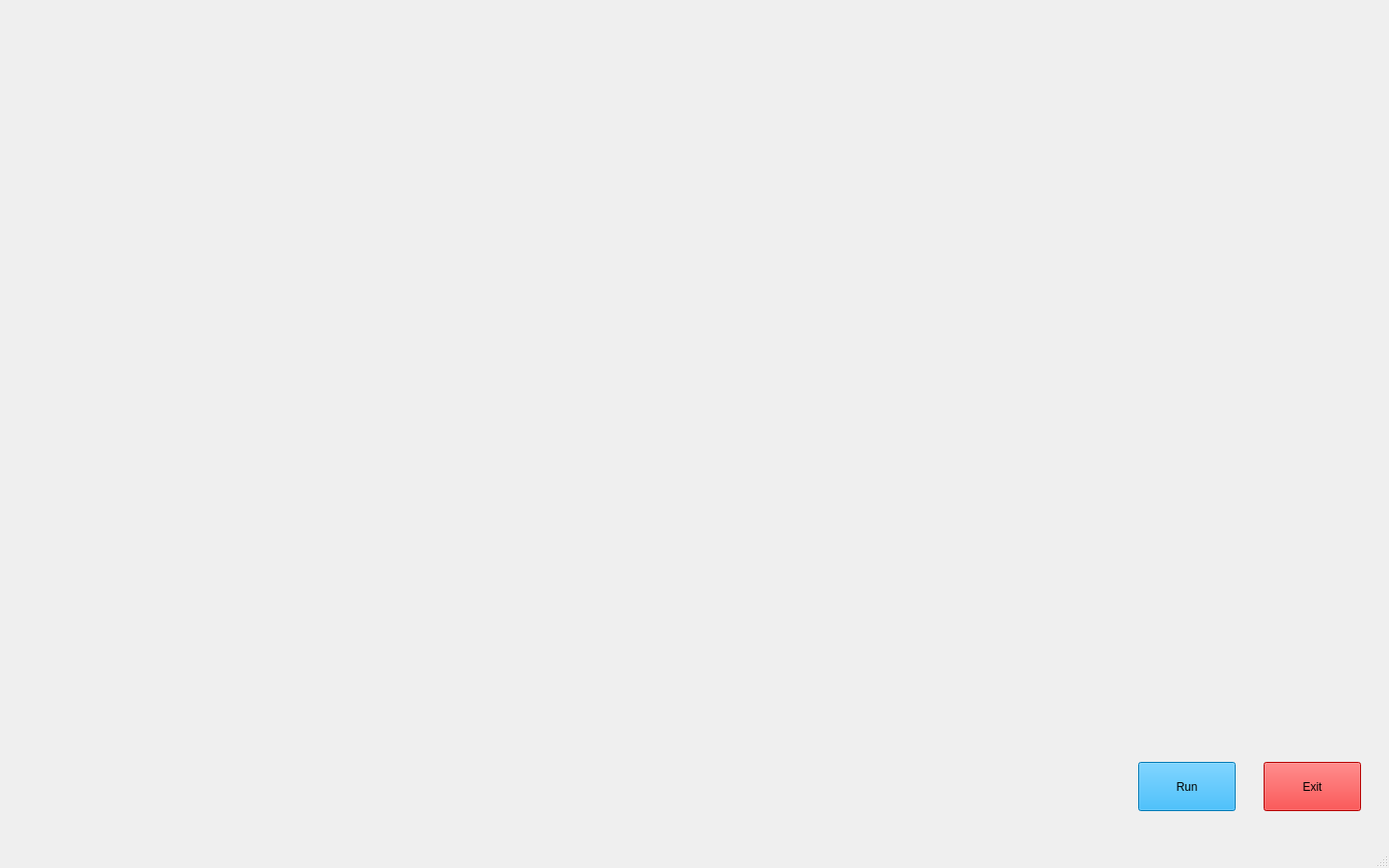
<?xml version="1.0" encoding="UTF-8"?>
<ui version="4.0">
 <class>MainWindow</class>
 <widget class="QMainWindow" name="MainWindow">
  <property name="geometry">
   <rect>
    <x>0</x>
    <y>0</y>
    <width>1440</width>
    <height>900</height>
   </rect>
  </property>
  <property name="windowTitle">
   <string>MainWindow</string>
  </property>
  <widget class="QWidget" name="centralwidget">
   <widget class="QLabel" name="label">
    <property name="geometry">
     <rect>
      <x>0</x>
      <y>0</y>
      <width>1440</width>
      <height>900</height>
     </rect>
    </property>
    <property name="text">
     <string/>
    </property>
    <property name="pixmap">
     <pixmap>GUI/images/live_wallpaper.gif</pixmap>
    </property>
    <property name="scaledContents">
     <bool>true</bool>
    </property>
   </widget>
   <widget class="QPushButton" name="pushButton">
    <property name="geometry">
     <rect>
      <x>1180</x>
      <y>790</y>
      <width>101</width>
      <height>51</height>
     </rect>
    </property>
    <property name="styleSheet">
     <string notr="true">background-color: rgb(0, 170, 255);
font: 75 18pt &quot;MS Shell Dlg 2&quot;;</string>
    </property>
    <property name="text">
     <string>Run</string>
    </property>
   </widget>
   <widget class="QPushButton" name="pushButton_2">
    <property name="geometry">
     <rect>
      <x>1310</x>
      <y>790</y>
      <width>101</width>
      <height>51</height>
     </rect>
    </property>
    <property name="styleSheet">
     <string notr="true">background-color:rgb(255, 0, 0);
font: 75 18pt &quot;MS Shell Dlg 2&quot;;</string>
    </property>
    <property name="text">
     <string>Exit</string>
    </property>
   </widget>
   <widget class="QLabel" name="label_2">
    <property name="geometry">
     <rect>
      <x>10</x>
      <y>10</y>
      <width>401</width>
      <height>91</height>
     </rect>
    </property>
    <property name="text">
     <string/>
    </property>
    <property name="pixmap">
     <pixmap>GUI/images/initiating.gif</pixmap>
    </property>
   </widget>
   <widget class="QTextBrowser" name="textBrowser">
    <property name="geometry">
     <rect>
      <x>640</x>
      <y>30</y>
      <width>291</width>
      <height>61</height>
     </rect>
    </property>
    <property name="styleSheet">
     <string notr="true">font: 75 16pt &quot;MS Shell Dlg 2&quot;;
background-color:transparent;
border-radius:none;
</string>
    </property>
   </widget>
   <widget class="QTextBrowser" name="textBrowser_2">
    <property name="geometry">
     <rect>
      <x>930</x>
      <y>30</y>
      <width>291</width>
      <height>61</height>
     </rect>
    </property>
    <property name="styleSheet">
     <string notr="true">font: 75 16pt &quot;MS Shell Dlg 2&quot;;
background-color:transparent;
border-radius:none;</string>
    </property>
   </widget>
   <widget class="QTextBrowser" name="textBrowser_3">
    <property name="geometry">
     <rect>
      <x>1000</x>
      <y>500</y>
      <width>431</width>
      <height>281</height>
     </rect>
    </property>
    <property name="styleSheet">
     <string notr="true">font: 11pt &quot;MS Shell Dlg 2&quot;;
background-color:transparent;</string>
    </property>
   </widget>
  </widget>
  <widget class="QMenuBar" name="menubar">
   <property name="geometry">
    <rect>
     <x>0</x>
     <y>0</y>
     <width>1440</width>
     <height>26</height>
    </rect>
   </property>
  </widget>
  <widget class="QStatusBar" name="statusbar"/>
 </widget>
 <resources/>
 <connections/>
</ui>
